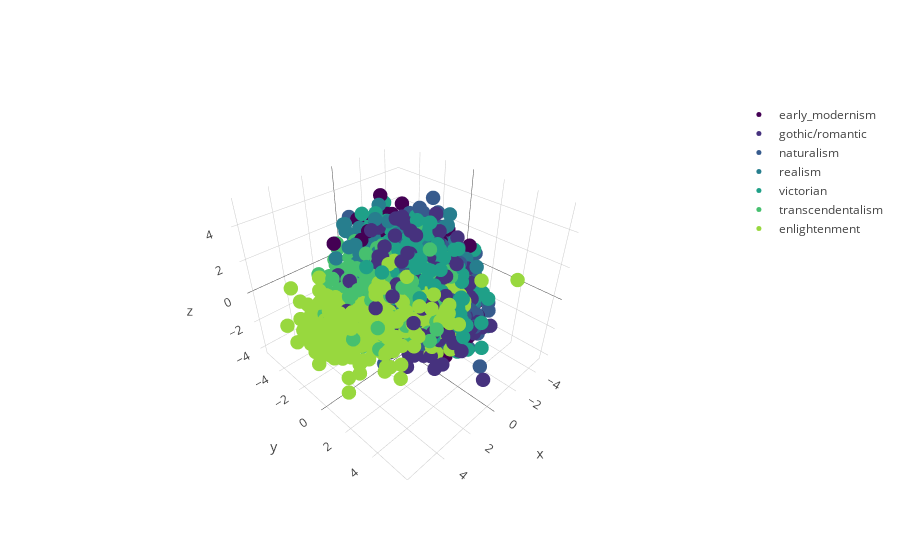

Here is the notebook cell this chart was saved with:
### Code cell
# by period
traces_for_plot_unique_period = []
for key, value in period_num.items():
    df = doc_vec_unique_id_df[doc_vec_unique_id_df['period'] == value]
    traces_for_plot_unique_period.append(df)

traces_unique_period = []
for trace in traces_for_plot_unique_period:
    trace1 = go.Scatter3d(
    x = trace['x'],
    y = trace['y'],
    z = trace['z'],
    mode='markers',
    name = periods[trace['period'].values[0]],
    marker=dict(
        size=5,
        color= 'rgba' + str(cmap_periods[(trace['period'].values[0])]),
    )
    )
    traces_unique_period.append(trace1)

layout = go.Layout(showlegend=True)
# # Make a figure object
fig = go.Figure(data= traces_unique_period, layout = layout)

# Send to Plotly and show in notebook
iplot(fig, filename='test1')

### Figure 1 — Plotly figure (JSON) as saved in the notebook; plotly's stock layout.template omitted (floating-point values rounded to 4 significant figures; data arrays with more than 128 entries replaced by an {"elided": "..."} marker saying what was removed)
{"data": [{"marker": {"color": "rgba(0.267004, 0.004874, 0.329415, 1.0)", "size": 5}, "mode": "markers", "name": "early_modernism", "type": "scatter3d", "uid": "51f3f74c-bac2-11e8-95b7-6c40088edaf6", "x": {"elided": "350 float values"}, "y": {"elided": "350 float values"}, "z": {"elided": "350 float values"}}, {"marker": {"color": "rgba(0.275191, 0.194905, 0.496005, 1.0)", "size": 5}, "mode": "markers", "name": "gothic/romantic", "type": "scatter3d", "uid": "51f3fa80-bac2-11e8-bde6-6c40088edaf6", "x": {"elided": "350 float values"}, "y": {"elided": "350 float values"}, "z": {"elided": "350 float values"}}, {"marker": {"color": "rgba(0.214298, 0.355619, 0.551184, 1.0)", "size": 5}, "mode": "markers", "name": "naturalism", "type": "scatter3d", "uid": "51f3fc7e-bac2-11e8-bd20-6c40088edaf6", "x": {"elided": "350 float values"}, "y": {"elided": "350 float values"}, "z": {"elided": "350 float values"}}, {"marker": {"color": "rgba(0.154815, 0.493313, 0.55784, 1.0)", "size": 5}, "mode": "markers", "name": "realism", "type": "scatter3d", "uid": "51f3fe5e-bac2-11e8-a99c-6c40088edaf6", "x": {"elided": "350 float values"}, "y": {"elided": "350 float values"}, "z": {"elided": "350 float values"}}, {"marker": {"color": "rgba(0.120638, 0.625828, 0.533488, 1.0)", "size": 5}, "mode": "markers", "name": "victorian", "type": "scatter3d", "uid": "51f40034-bac2-11e8-830f-6c40088edaf6", "x": {"elided": "350 float values"}, "y": {"elided": "350 float values"}, "z": {"elided": "350 float values"}}, {"marker": {"color": "rgba(0.274149, 0.751988, 0.436601, 1.0)", "size": 5}, "mode": "markers", "name": "transcendentalism", "type": "scatter3d", "uid": "51f40200-bac2-11e8-a322-6c40088edaf6", "x": {"elided": "350 float values"}, "y": {"elided": "350 float values"}, "z": {"elided": "350 float values"}}, {"marker": {"color": "rgba(0.595839, 0.848717, 0.243329, 1.0)", "size": 5}, "mode": "markers", "name": "enlightenment", "type": "scatter3d", "uid": "51f403cc-bac2-11e8-9b69-6c40088edaf6", "x": {"elided": "350 float values"}, "y": {"elided": "350 float values"}, "z": {"elided": "350 float values"}}], "layout": {"showlegend": true}}
